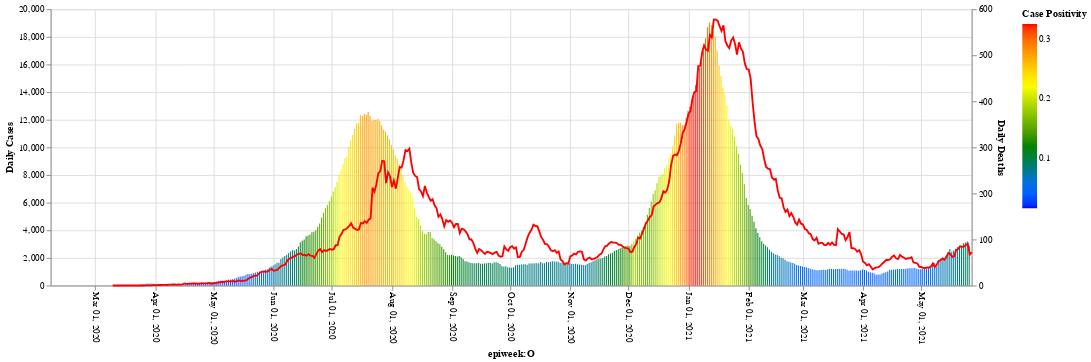

The code cell stored with this chart in its notebook:
### Code cell
base = alt.Chart(sa_covid19_data, width=1000).encode(
    alt.X('yearmonthdate(date):T', title='epiweek:O', axis=alt.Axis(tickCount=14, labelAngle=90))
)
    
cases = base.mark_bar().encode(y=alt.Y('new_cases_smoothed', title='Daily Cases'),
                                                        color=alt.Color('positive_rate', 
                                                                        scale=alt.Scale(range=['blue', 'green', 'yellow', 'red']), title='Case Positivity'))
deaths = base.mark_line(color='red').encode(
                                                        y=alt.Y('new_deaths_smoothed', title='Daily Deaths'))
alt.layer(cases, deaths).resolve_scale(y='independent')

### Figure 1 — Vega-Lite specification as saved in the notebook (floating-point values rounded to 4 significant figures; data arrays with more than 128 entries replaced by an {"elided": "..."} marker saying what was removed)
{"config": {"view": {"continuousWidth": 400, "continuousHeight": 300}}, "layer": [{"mark": "bar", "encoding": {"color": {"type": "quantitative", "field": "positive_rate", "scale": {"range": ["blue", "green", "yellow", "red"]}, "title": "Case Positivity"}, "x": {"type": "temporal", "axis": {"labelAngle": 90, "tickCount": 14}, "field": "date", "timeUnit": "yearmonthdate", "title": "epiweek:O"}, "y": {"type": "quantitative", "field": "new_cases_smoothed", "title": "Daily Cases"}}, "width": 1000}, {"mark": {"type": "line", "color": "red"}, "encoding": {"x": {"type": "temporal", "axis": {"labelAngle": 90, "tickCount": 14}, "field": "date", "timeUnit": "yearmonthdate", "title": "epiweek:O"}, "y": {"type": "quantitative", "field": "new_deaths_smoothed", "title": "Daily Deaths"}}, "width": 1000}], "data": {"name": "data-b0946b8ba3c5897de0cad3b461942119"}, "resolve": {"scale": {"y": "independent"}}, "$schema": "https://vega.github.io/schema/vega-lite/v4.8.1.json", "datasets": {"data-b0946b8ba3c5897de0cad3b461942119": {"elided": "476 records"}}}
